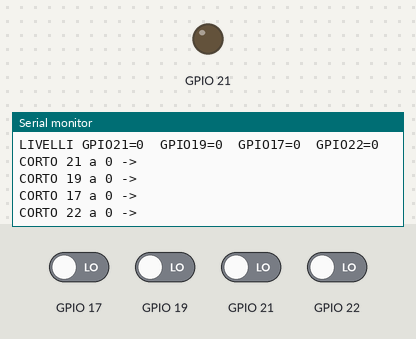
The sketch below on a simulated ESP32. Parts: output pins drawn as LEDs (lit = HIGH), the last lines printed to the serial monitor. The inputs (shaded band) are chosen by the test bench; at power-on: GPIO 17, GPIO 19, GPIO 21, GPIO 22 LOW.

Above: at 1.2 s.
1.3 s: GPIO 17 driven HIGH
3.5 s: GPIO 17 driven LOW
At 5.2 s:
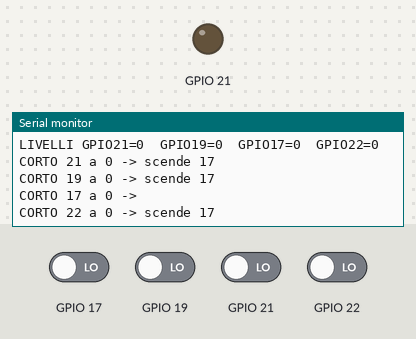
5.5 s: GPIO 19 driven HIGH
7.5 s: GPIO 19 driven LOW
At 9.2 s:
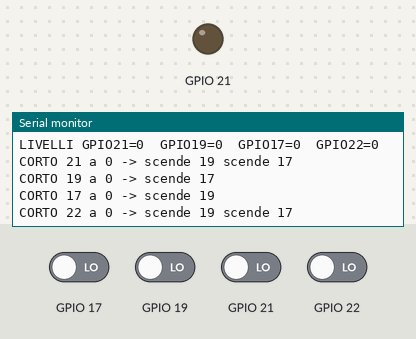
9.6 s: GPIO 21 driven HIGH
11.6 s: GPIO 21 driven LOW
At 13.0 s:
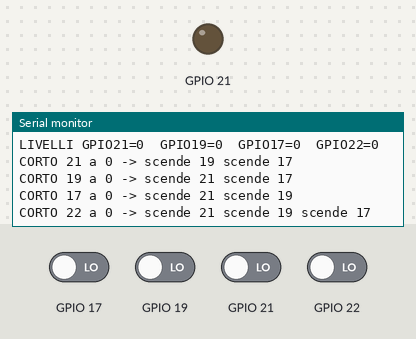
Timing chart, 0 to 14.6 s (numbered marks = the images above; inputs shaded):
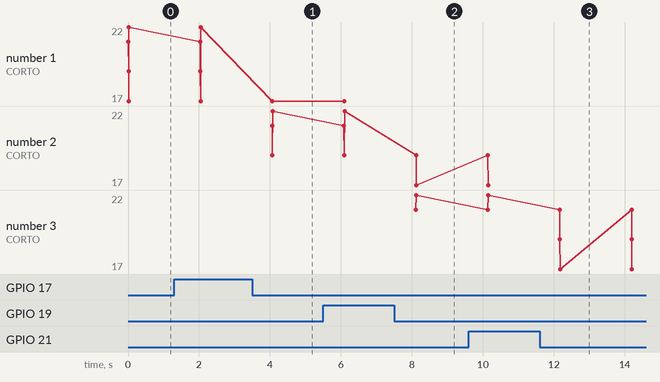

The sketch:

test_fili.ino
```cpp
// Test fili.
// 1) pull-down interno: se un pin legge 1, il filo arriva a un OLED alimentato (le sue resistenze lo tirano su).
// 2) corti: porta a 0 un pin alla volta e guarda se un altro scende con lui (vuol dire che sono collegati insieme).
const int P[] = { 21, 19, 17, 22 };
void setup() { Serial.begin(115200); }
void loop() {
  for (int p : P) pinMode(p, INPUT_PULLDOWN);
  delay(5);
  Serial.print("LIVELLI ");
  for (int p : P) Serial.printf("GPIO%d=%d  ", p, digitalRead(p));
  Serial.println();
  for (int a : P) {
    for (int p : P) pinMode(p, INPUT_PULLUP);
    pinMode(a, OUTPUT); digitalWrite(a, LOW);
    delay(5);
    Serial.printf("CORTO %d a 0 ->", a);
    for (int b : P) if (b != a && digitalRead(b) == 0) Serial.printf(" scende %d", b);
    Serial.println();
  }
  for (int p : P) pinMode(p, INPUT);
  delay(2000);
}
```

Measured:
- after the input at 3.5 s, the serial monitor: prints a new line after 0.56 s (image 1)
- after the input at 7.5 s, the serial monitor: prints a new line after 0.61 s (image 2)
- after the input at 11.6 s, the serial monitor: prints a new line after 0.56 s (image 3)
